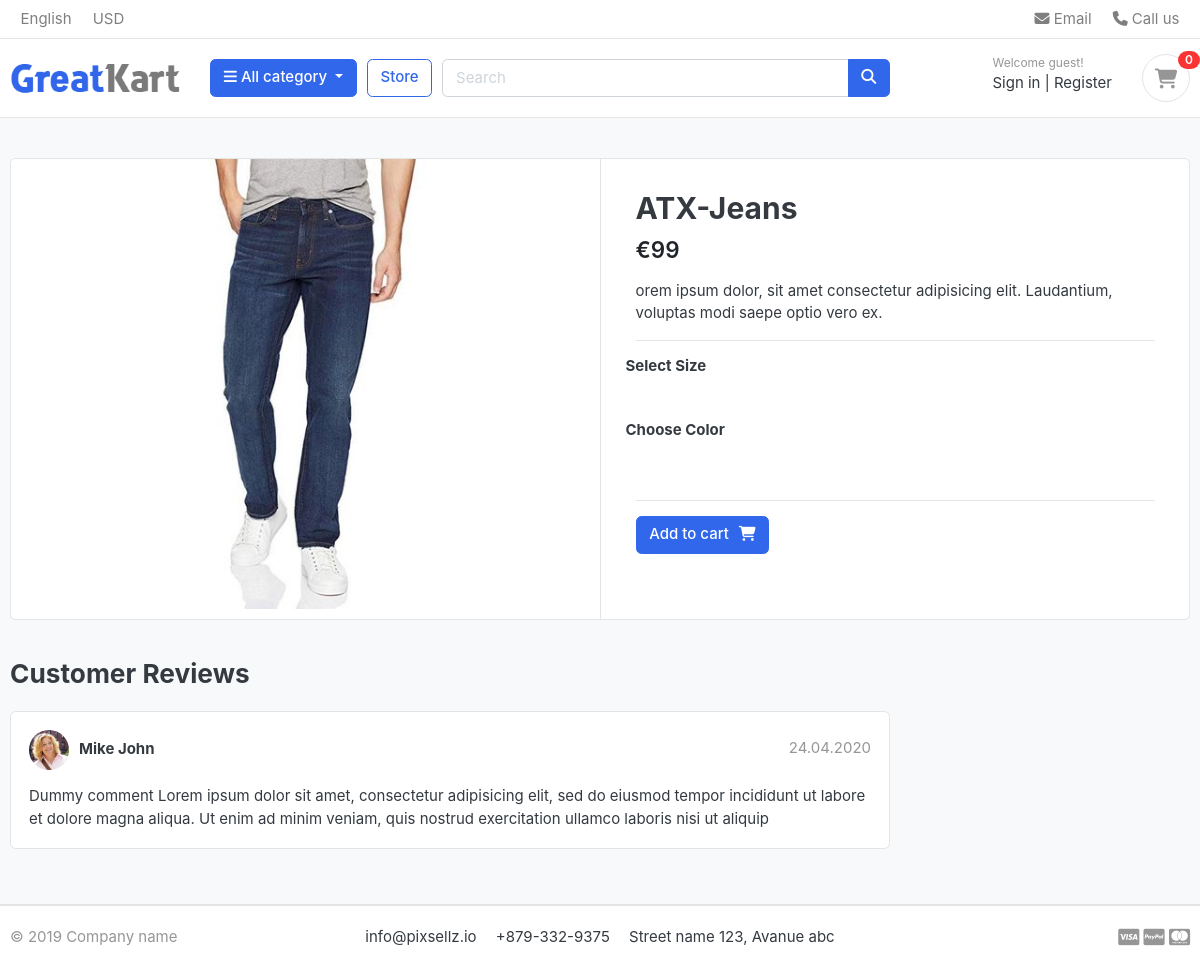
The app's page /products/category/jeans/atx-jeans, older data.
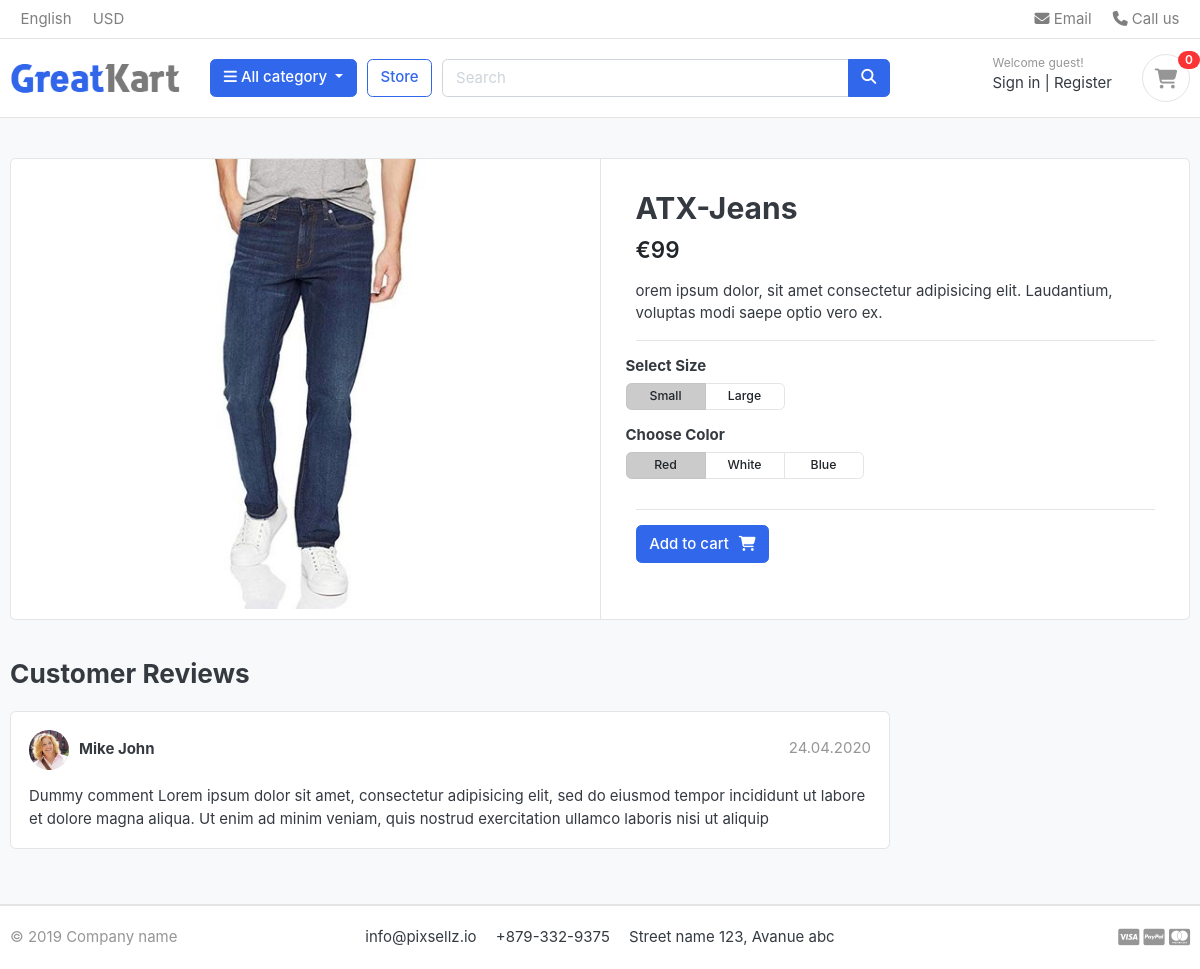
The same page, newer data.
### products/models.py (models this page shows, shortened)
class Product(models.Model):
    product_name = models.CharField(max_length=200, unique=True)
    slug = models.SlugField(max_length=200, unique=True)
    description = models.CharField(max_length=500, blank=True)
    price = models.IntegerField()
    old_price = models.IntegerField()
    image = models.ImageField(upload_to='photos/products')
    stock = models.IntegerField()
    is_available = models.BooleanField(default=True)
    category = models.ForeignKey(Category, on_delete=models.CASCADE)
    created_date = models.DateTimeField(auto_now_add=True)
    modified_date = models.DateTimeField(auto_now=True)

class Variation(models.Model):
    product = models.ForeignKey(Product, on_delete=models.CASCADE)
    variation_category = models.CharField(
        max_length=100,
        choices=variation_category_choice)
    variation_value = models.CharField(max_length=100)
    is_active = models.BooleanField(default=True)
    created_date = models.DateTimeField(auto_now=True)
    objects = VariationManager()

### products/views.py (the view)
def product_detail(request, category_slug, product_slug):
    try:
        single_product = Product.objects.get(
            category__slug=category_slug, slug=product_slug)
        in_cart = CartItem.objects.filter(
            cart__cart_id=_cart_id(request), product=single_product).exists()
    except Exception as e:
        raise e
    context = {
        'single_product': single_product,
        'in_cart': in_cart,
    }
    return render(request, 'products/product_detail.html', context)

### cart/context_processors.py (called while the page is built)
def products_cart_counter(request):
    cart_count = 0
    if 'admin' in request.path:
        return {}
    else:
        try:
            cart = Cart.objects.filter(cart_id=_cart_id(request))
            cart_items = CartItem.objects.all().filter(cart=cart[:1])
            for cart_item in cart_items:
                cart_count += cart_item.quantity
        except Cart.DoesNotExist:
            cart_count = 0
    return dict(cart_count=cart_count)

### cart/views.py (called while the page is built)
def _cart_id(request):
    cart = request.session.session_key
    if not cart:
        cart = request.session.create()
    return cart

### category/context_processors.py (called while the page is built)
def menu_links(request):
    links = Category.objects.all()
    return dict(links=links)

### category/models.py (called while the page is built)
    def get_url(self):
        return reverse('products_by_category', args=[self.slug])

### products/models.py (called while the page is built)
    def colors(self):
        return super(VariationManager, self).filter(
            variation_category='color', is_active=True)

    def sizes(self):
        return super(VariationManager, self).filter(
            variation_category='size', is_active=True)

### templates/products/product_detail.html (shortened to what this page needs)
{% extends 'base.html' %}
{% load static %}
{% block content %}
<section class="section-content padding-y bg">
    <div class="container">
    <div class="card">
        <div class="row no-gutters">
            <aside class="col-md-6">
    <article class="gallery-wrap">
        <div class="img-big-wrap">
           <a href="#"><img src="{{ single_product.image.url }}"></a>
        </div>
    </article>
            </aside>
            <main class="col-md-6 border-left">
      <form action="{% url 'add_cart' single_product.id %}" method="POST">
    <article class="content-body">
    <h2 class="title">{{ single_product.product_name}}</h2>
    <div class="mb-3">
        {% if single_product.old_price %}
        <span class="price text-success h4"><strong>€{{ single_product.price }}</strong></span>
        <del class="price-old text-danger">€{{ single_product.old_price}}</del>
        {% else %}
        <var class="price h4">€{{ single_product.price }}</var>
        {% endif %}
    </div>
    <p>{{ single_product.description }}</p>
    <hr>
    <div class="row">
        <div class="item-option-select">
            <h6>Select Size</h6>
            <div class="btn-group btn-group-sm btn-group-toggle" data-toggle="buttons">
              {% for i in single_product.variation_set.sizes %}
              <label class="btn btn-light {% if forloop.first %} active {% endif %}">
                <input required type="radio" name="{{i.variation_category | lower }}" value="{{ i.variation_value | lower }}">{{ i.variation_value | capfirst }}
              </label>
              {% endfor %}
            </div>
        </div>
    </div>
        <div class="row">
            <div class="item-option-select">
              <h6>Choose Color</h6>
              <div class="btn-group btn-group-sm btn-group-toggle" data-toggle="buttons">
                {% for i in single_product.variation_set.colors %}
                <label class="btn btn-light {% if forloop.first %} active {% endif %}">
                  <input required type="radio" name="{{i.variation_category | lower }}" value="{{ i.variation_value | lower }}">{{ i.variation_value | capfirst }}
                </label>
                {% endfor %}
              </div>
            </div>
        </div>
        <hr>
        {% if single_product.stock <= 0 %}
        <h5 class="text-danger">Out of Stock</h5>
        {% else %}
        {% if in_cart %}
        <div class="row">
            <div class="col-md-4">
                <button class="btn btn-success"><span class="text">Added to Cart</span><i class="fas fa-check"></i></button">
            </div>
            <div class="col-md-4">
                <a href="/cart" class="btn  btn-outline-primary"> <span class="text">See Cart</span><i class="fas fa-eye"></i></a>
            </div>
        </div>
            {% else %}
            <button class="btn  btn-primary"><span class="text">Add to cart</span><i class="fas fa-shopping-cart"></i></button>
            {% endif %}
            {% endif %}
        </article>
    </form>
            </main>
        </div>
    </div>
    <br>
    <div class="row">
                <div class="col-md-9">
        <header class="section-heading">
            <h3>Customer Reviews </h3>
        </header>
        <article class="box mb-3">
            <div class="icontext w-100">
                <img src="./images/avatars/avatar1.jpg" class="img-xs icon rounded-circle">
                <div class="text">
                    <span class="date text-muted float-md-right">24.04.2020 </span>
                    <h6 class="mb-1">Mike John </h6>
                </div>
            </div>
            <div class="mt-3">
                <p>
                    Dummy comment Lorem ipsum dolor sit amet, consectetur adipisicing elit, sed do eiusmod
                    tempor incididunt ut labore et dolore magna aliqua. Ut enim ad minim veniam,
                    quis nostrud exercitation ullamco laboris nisi ut aliquip
                </p>
            </div>
        </article>
        </div>
    </div>
    </div>
    </section>
    {% endblock %}

### templates/base.html
{% include "includes/head.html" %}
{% include "includes/navbar.html" %}
{% block content %}{% endblock %}
{% include "includes/footer.html" %}

### templates/includes/head.html (shortened to what this page needs)
{% load static %}
<!DOCTYPE HTML>
<html lang="en">
<head>
<link href="{% static 'css/bootstrap.css' %}" rel="stylesheet" type="text/css"/>
<link rel="stylesheet" href="https://cdnjs.cloudflare.com/ajax/libs/font-awesome/6.2.0/css/all.min.css">
<link href="{% static 'css/ui.css' %}" rel="stylesheet" type="text/css"/>
<link href="{% static 'css/responsive.css' %}" rel="stylesheet" media="only screen and (max-width: 1200px)" />
</head>
<body>

### templates/includes/navbar.html (shortened to what this page needs)
{% load static %}
<header class="section-header">
    <nav class="navbar p-md-0 navbar-expand-sm navbar-light border-bottom">
    <div class="container">
      <div class="collapse navbar-collapse" id="navbarTop4">
        <ul class="navbar-nav mr-auto">
            <li class="nav-item dropdown">
                 <a href="#" class="nav-link">English</a>
            </li>
            <li class="nav-item dropdown">
                <a href="#" class="nav-link">USD</a>
            </li>
        </ul>
        <ul class="navbar-nav">
            <li><a href="#" class="nav-link"> <i class="fa fa-envelope"></i> Email </a></li>
            <li><a href="#" class="nav-link"> <i class="fa fa-phone"></i> Call us </a></li>
        </ul>
      </div>
    </div>
    </nav>
    <section class="header-main border-bottom">
        <div class="container">
    <div class="row align-items-center">
        <div class="col-lg-2 col-md-3 col-6">
            <a href="{% url 'home' %}" class="brand-wrap">
                <img class="logo" src="{% static 'images/logo.png'%}">
            </a>
        </div>
        <div class="col-lg col-sm col-md col-6 flex-grow-0">
            <div class="category-wrap dropdown d-inline-block float-right">
                <button type="button" class="btn btn-primary dropdown-toggle" data-toggle="dropdown">
                    <i class="fa fa-bars"></i> All category
                </button>
            </div>
        </div>
        <a href="{% url 'products' %}" class="btn btn-outline-primary">Store</a>
        <div class="col-lg  col-md-6 col-sm-12 col">
            <form action="{% url 'search' %}" class="search" method="GET">
                <div class="input-group w-100">
                    <input type="text" class="form-control" style="width:60%;" placeholder="Search" name="keyword" required>
                    <div class="input-group-append">
                      <button class="btn btn-primary" type="submit">
                        <i class="fa fa-search"></i>
                      </button>
                    </div>
                </div>
            </form>
        </div>
        <div class="col-lg-3 col-sm-6 col-8 order-2 order-lg-3">
                    <div class="d-flex justify-content-end mb-3 mb-lg-0">
                        <div class="widget-header">
                            <small class="title text-muted">Welcome guest!</small>
                            <div>
                                <a href="./signin.html">Sign in</a> <span class="dark-transp"> | </span>
                                <a href="./register.html"> Register</a>
                            </div>
                        </div>
                        {% if cart_count <= 0 %}
                        <a href="{% url 'cart' %}" class="widget-header pl-3 ml-3">
                            <div class="icon icon-sm rounded-circle border"><i class="fa fa-shopping-cart"></i></div>
                            <span class="badge badge-pill badge-danger notify">{{ cart_count }}</span>
                        </a>
                        {% else %}
                        <a href="{% url 'cart' %}" class="widget-header pl-3 ml-3">
                            <div class="icon icon-sm rounded-circle border"><i class="fa-solid fa-cart-arrow-down text-success"></i></div>
                            <span class="badge badge-pill badge-danger notify">{{ cart_count }}</span>
                        </a>
                        {% endif %}
                    </div>
                </div>
    </div>
        </div>
    </section>
    </header>

### templates/includes/footer.html (shortened to what this page needs)
<footer class="section-footer border-top">
	<div class="container">
		<section class="footer-bottom border-top row">
			<div class="col-md-2">
				<p class="text-muted"> &copy 2019 Company name </p>
			</div>
			<div class="col-md-8 text-md-center">
				<span  class="px-2">info@pixsellz.io</span>
				<span  class="px-2">+879-332-9375</span>
				<span  class="px-2">Street name 123, Avanue abc</span>
			</div>
			<div class="col-md-2 text-md-right text-muted">
			</div>
		</section>
	</div>
</footer>
</body>
</html>

### static/css/ui.css (style rules this page uses)
html { font-family: "Inter", sans-serif; font-size: 15px; }
.content-body { flex: 1 1 auto; padding: 2rem 2.3rem; }
.icon-xs, .icon-sm, .icon-md, .icon-lg { display: inline-block; text-align: center; flex-shrink: 0; flex-grow: 0; }
.icon-sm { width: 48px; height: 48px; line-height: 48px !important; font-size: 20px; }
.img-xs, .img-sm, .img-md, .img-lg { -o-object-fit: cover; object-fit: cover; flex-shrink: 0; flex-grow: 0; }
.img-xs { width: 40px; height: 40px; }
.padding-y { padding-top: 40px; padding-bottom: 40px; }
var { font-style: normal; }
article:after, .form-group:after { display: block; clear: both; content: ""; }
.bg { background-color: #f8f9fa; }
.section-heading { margin-bottom: 20px; margin-top: 15px; }
p:last-child { margin-bottom: 0; }
.header-main { position: relative; padding-top: 1rem; padding-bottom: 1rem; }
.brand-wrap .logo, .navbar-brand .logo { margin-right: 7px; max-height: 42px; display: inline-block; }
.widget-header { display: inline-block; vertical-align: middle; position: relative; }
.widget-header a { color: #343a40; }
.widget-header i { color: #969696; }
.widget-header .title { display: block; }
.widget-header .notify { position: absolute; top: -3px; right: -10px; }
.footer-bottom { padding-top: 20px; padding-bottom: 20px; }
.btn-light { background-color: #fff; border-color: #e4e4e4; }
.btn .text + i { margin-left: 10px; }
.icontext { display: inline-flex; align-items: center; vertical-align: middle; }
.icontext .text { width: 100%; line-height: 1.2; }
.icontext .icon { position: relative; margin-right: 10px; flex-shrink: 0; flex-grow: 0; }
.notify { position: absolute; top: -4px; right: -10px; display: inline-block; padding: 0.25em 0.6em; font-size: 12px; line-height: 1; text-align: center; border-radius: 3rem; color: #fff; background-color: #fa3434; }
.price { font-weight: 600; color: #212529; }
.box { padding: 18px; background: #fff; border-radius: 0.37rem; border: 1px solid #e4e4e4; }
.box img { max-width: 100%; }
.gallery-wrap .img-big-wrap { margin-bottom: 10px; border-radius: 0.37rem; overflow: hidden; background-color: #fff; }
.gallery-wrap .img-big-wrap a { text-align: center; display: block; }
.gallery-wrap .img-big-wrap img { height: 450px; width: auto; display: inline-block; }
.item-option-select { margin-bottom: 1rem; display: inline-block; margin-right: 15px; }
.item-option-select .btn { min-width: 80px; }

Row changes from the older to the newer data that the page shows:
added Variation: variation_value "Small", shown under "Select Size"
added Variation: variation_value "Large", shown under "Select Size"
added Variation: variation_value "Red", shown under "Choose Color"
added Variation: variation_value "White", shown under "Choose Color"
added Variation: variation_value "Blue", shown under "Choose Color"
